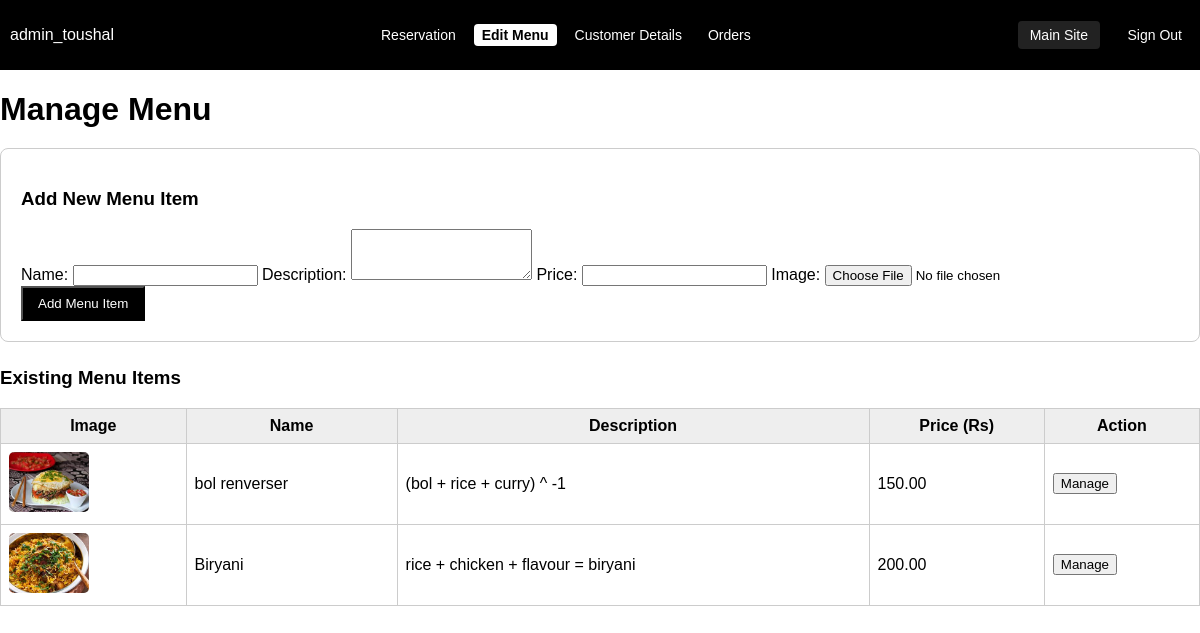
Screenshot of /admin-site/edit-menu/ (signed in) with the database file from the repository.
### web_app/models.py (models this page shows, shortened)
class Users(AbstractUser):
    phone_no = models.CharField(max_length=20, blank=True, null=True)
    role = models.CharField(
        max_length=20,
        choices=[('admin', 'Admin'), ('customer', 'Customer')],
        default='customer'
    )

class Menu(models.Model):
    menuID = models.AutoField(primary_key=True)
    menuName = models.CharField(max_length=150)
    description = models.TextField()
    price = models.DecimalField(max_digits=8, decimal_places=2)
    image_url = models.ImageField(upload_to='menu_images/')

### admin_site/views.py (the view)
    def wrapper(request, *args, **kwargs):
        if not request.user.is_authenticated:
            return redirect("admin_login")
        if not request.user.username.startswith("admin_"):
            return redirect("admin_login")
        if not (request.user.is_superuser or request.user.role == "admin"):
            return redirect("admin_login")
        request.admin_user = request.user
        return view_func(request, *args, **kwargs)

### admin_site/views.py (called while the page is built)
def admin_required(view_func):
    def wrapper(request, *args, **kwargs):
        if not request.user.is_authenticated:
            return redirect("admin_login")
        if not request.user.username.startswith("admin_"):
            return redirect("admin_login")
        if not (request.user.is_superuser or request.user.role == "admin"):
            return redirect("admin_login")
        request.admin_user = request.user
        return view_func(request, *args, **kwargs)
    return wrapper

@admin_required
def edit_menu_page(request):
    menu_items = Menu.objects.all()
    return render(
        request,
        'admin_site/edit_menu.html',
        {
            'active_tab': 'edit_menu',
            'admin_user': request.admin_user,
            'menu_items': menu_items,
        }
    )

### admin_site/templates/admin_site/edit_menu.html (shortened to what this page needs)
{% extends 'admin_site/base_admin.html' %}
{% block content %}
<h1 style="margin-bottom: 20px;">Manage Menu</h1>
<div class="form-box" style="background:white; padding:20px; border-radius:8px; border:1px solid #ccc; margin-bottom:25px;">
    <h3>Add New Menu Item</h3>
    <form method="POST" enctype="multipart/form-data" action="{% url 'admin_add_menu' %}">
        <label>Name:</label>
        <input type="text" name="menuName" required>
        <label>Description:</label>
        <textarea name="description" rows="3" required></textarea>
        <label>Price:</label>
        <input type="number" step="0.01" name="price" required>
        <label>Image:</label>
        <input type="file" name="image_url" accept="image/*" required>
        <button type="submit" style="padding:8px 15px; background:black; color:white;">
            Add Menu Item
        </button>
    </form>
</div>
<h3>Existing Menu Items</h3>
<table class="menu-table">
    <tr>
        <th>Image</th>
        <th>Name</th>
        <th>Description</th>
        <th>Price (Rs)</th>
        <th>Action</th>
    </tr>
    {% for m in menu_items %}
    <tr>
        <td><img src="/media/{{ m.image_url }}" style="height:60px; border-radius:5px;"></td>
        <td>{{ m.menuName }}</td>
        <td>{{ m.description|truncatechars:50 }}</td>
        <td>{{ m.price }}</td>
        <td>
            <button onclick="toggleEdit('{{ m.menuID }}')">Manage</button>
        </td>
    </tr>
    {% endfor %}
</table>
{% endblock %}

### admin_site/templates/admin_site/base_admin.html (shortened to what this page needs)
{% load static %}
<!DOCTYPE html>
<html lang="en">
<head>
    <link rel="stylesheet" href="{% static 'admin_site/css/admin_navbar.css' %}">
</head>
<body>
    <div class="admin-navbar">
        <div class="admin-left">
            <span>{{ admin_user.username }}</span>
        </div>
        <div class="admin-center">
            <a href="{% url 'admin_reservation' %}" class="{% if active_tab == 'reservation' %}active{% endif %}">Reservation</a>
            <a href="{% url 'admin_edit_menu' %}" class="{% if active_tab == 'edit_menu' %}active{% endif %}">Edit Menu</a>
            <a href="{% url 'admin_customer_details' %}" class="{% if active_tab == 'customer_details' %}active{% endif %}">Customer Details</a>
            <a href="{% url 'admin_orders' %}" class="{% if active_tab == 'orders' %}active{% endif %}">Orders</a>
        </div>
        <div class="admin-right">
            <a href="/" class="admin-main-btn">Main Site</a>
            <a href="{% url 'admin_logout' %}">Sign Out</a>
        </div>
    </div>
    <div class="admin-content">
        {% block content %}{% endblock %}
    </div>
</body>
</html>

### admin_site/static/admin_site/css/admin_navbar.css (style rules this page uses)
.admin-navbar { display: flex; align-items: center; justify-content: space-between; background: black; color: white; padding: 10px; height: 50px; position: sticky; top: 0; z-index: 20; font-family: Arial, sans-serif; }
.admin-center { display: flex; justify-content: center; gap: 10px; }
.admin-right .admin-main-btn { margin-right: 15px; padding: 6px 12px; background-color: #222; color: white; border-radius: 4px; }
.admin-navbar a { color: white; text-decoration: none; font-size: 14px; padding: 3px 8px; border-radius: 4px; }
.admin-navbar a.active { background: white; color: black; font-weight: bold; }

### admin_site/templates/admin_site/base_admin.html (style rules this page uses)
body { margin: 0; font-family: Arial, sans-serif; }

### admin_site/templates/admin_site/edit_menu.html (style rules this page uses)
.menu-table { width: 100%; border-collapse: collapse; }
.menu-table th, .menu-table td { border: 1px solid #ccc; padding: 8px; }
.menu-table th { background: #eee; }

### rows the page displays
Users: username "admin_toushal"
Menu: image_url (picture), menuName "bol renverser", description "(bol + rice + curry) ^ -1", price "150.00"
Menu: image_url (picture), menuName "Biryani", description "rice + chicken + flavour = biryani", price "200.00"
